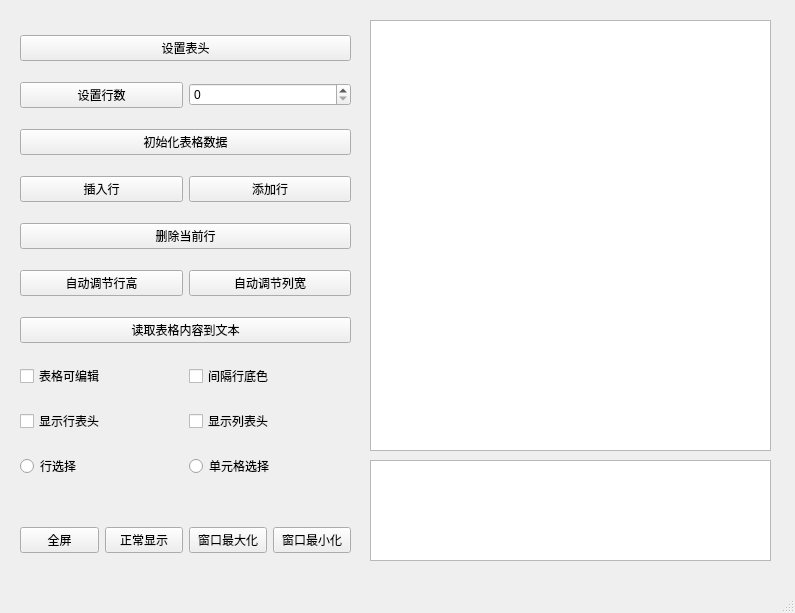
<?xml version="1.0" encoding="UTF-8"?>
<ui version="4.0">
 <class>MainWindow</class>
 <widget class="QMainWindow" name="MainWindow">
  <property name="geometry">
   <rect>
    <x>0</x>
    <y>0</y>
    <width>795</width>
    <height>613</height>
   </rect>
  </property>
  <property name="sizePolicy">
   <sizepolicy hsizetype="Expanding" vsizetype="Expanding">
    <horstretch>0</horstretch>
    <verstretch>0</verstretch>
   </sizepolicy>
  </property>
  <property name="windowTitle">
   <string>MainWindow</string>
  </property>
  <widget class="QWidget" name="centralwidget">
   <widget class="QWidget" name="gridLayoutWidget">
    <property name="geometry">
     <rect>
      <x>20</x>
      <y>20</y>
      <width>331</width>
      <height>481</height>
     </rect>
    </property>
    <layout class="QGridLayout" name="gridLayout">
     <item row="8" column="1">
      <widget class="QCheckBox" name="chkBoxHeaderV">
       <property name="text">
        <string>显示列表头</string>
       </property>
      </widget>
     </item>
     <item row="7" column="1">
      <widget class="QCheckBox" name="chkBoxRowColor">
       <property name="text">
        <string>间隔行底色</string>
       </property>
      </widget>
     </item>
     <item row="4" column="0" colspan="2">
      <widget class="QPushButton" name="btnDelCurRow">
       <property name="text">
        <string>删除当前行</string>
       </property>
      </widget>
     </item>
     <item row="1" column="0">
      <widget class="QPushButton" name="pushButton_2">
       <property name="text">
        <string>设置行数</string>
       </property>
      </widget>
     </item>
     <item row="0" column="0" colspan="2">
      <widget class="QPushButton" name="setTableHead">
       <property name="text">
        <string>设置表头</string>
       </property>
      </widget>
     </item>
     <item row="5" column="1">
      <widget class="QPushButton" name="pushButton_8">
       <property name="text">
        <string>自动调节列宽</string>
       </property>
      </widget>
     </item>
     <item row="6" column="0" colspan="2">
      <widget class="QPushButton" name="btnReadToEdit">
       <property name="text">
        <string>读取表格内容到文本</string>
       </property>
      </widget>
     </item>
     <item row="9" column="0">
      <widget class="QRadioButton" name="rBtnSelectItem">
       <property name="text">
        <string>行选择</string>
       </property>
      </widget>
     </item>
     <item row="3" column="0">
      <widget class="QPushButton" name="btnInsertRow">
       <property name="text">
        <string>插入行</string>
       </property>
      </widget>
     </item>
     <item row="5" column="0">
      <widget class="QPushButton" name="pushButton_7">
       <property name="text">
        <string>自动调节行高</string>
       </property>
      </widget>
     </item>
     <item row="9" column="1">
      <widget class="QRadioButton" name="rBtnSelectRow">
       <property name="text">
        <string>单元格选择</string>
       </property>
      </widget>
     </item>
     <item row="8" column="0">
      <widget class="QCheckBox" name="chkBoxHeaderH">
       <property name="text">
        <string>显示行表头</string>
       </property>
      </widget>
     </item>
     <item row="7" column="0">
      <widget class="QCheckBox" name="chkBoxTabEditable">
       <property name="text">
        <string>表格可编辑</string>
       </property>
      </widget>
     </item>
     <item row="3" column="1">
      <widget class="QPushButton" name="btnAppendRow">
       <property name="text">
        <string>添加行</string>
       </property>
      </widget>
     </item>
     <item row="2" column="0" colspan="2">
      <widget class="QPushButton" name="btnIniTableData">
       <property name="text">
        <string>初始化表格数据</string>
       </property>
      </widget>
     </item>
     <item row="1" column="1">
      <widget class="QSpinBox" name="spinBox"/>
     </item>
    </layout>
   </widget>
   <widget class="QWidget" name="horizontalLayoutWidget">
    <property name="geometry">
     <rect>
      <x>20</x>
      <y>520</y>
      <width>331</width>
      <height>41</height>
     </rect>
    </property>
    <layout class="QHBoxLayout" name="horizontalLayout">
     <item>
      <widget class="QPushButton" name="FullScreenWin">
       <property name="text">
        <string>全屏</string>
       </property>
      </widget>
     </item>
     <item>
      <widget class="QPushButton" name="NormWin">
       <property name="text">
        <string>正常显示</string>
       </property>
      </widget>
     </item>
     <item>
      <widget class="QPushButton" name="MaxWin">
       <property name="text">
        <string>窗口最大化</string>
       </property>
      </widget>
     </item>
     <item>
      <widget class="QPushButton" name="MinWin">
       <property name="text">
        <string>窗口最小化</string>
       </property>
      </widget>
     </item>
    </layout>
   </widget>
   <widget class="QTableWidget" name="tableInfo">
    <property name="geometry">
     <rect>
      <x>370</x>
      <y>20</y>
      <width>401</width>
      <height>431</height>
     </rect>
    </property>
    <property name="sizePolicy">
     <sizepolicy hsizetype="Expanding" vsizetype="Expanding">
      <horstretch>0</horstretch>
      <verstretch>0</verstretch>
     </sizepolicy>
    </property>
   </widget>
   <widget class="QPlainTextEdit" name="textEdit">
    <property name="geometry">
     <rect>
      <x>370</x>
      <y>460</y>
      <width>401</width>
      <height>101</height>
     </rect>
    </property>
    <property name="sizeAdjustPolicy">
     <enum>QAbstractScrollArea::AdjustToContents</enum>
    </property>
   </widget>
  </widget>
  <widget class="QMenuBar" name="menubar">
   <property name="geometry">
    <rect>
     <x>0</x>
     <y>0</y>
     <width>795</width>
     <height>22</height>
    </rect>
   </property>
  </widget>
  <widget class="QStatusBar" name="statusBar"/>
 </widget>
 <resources/>
 <connections/>
</ui>
